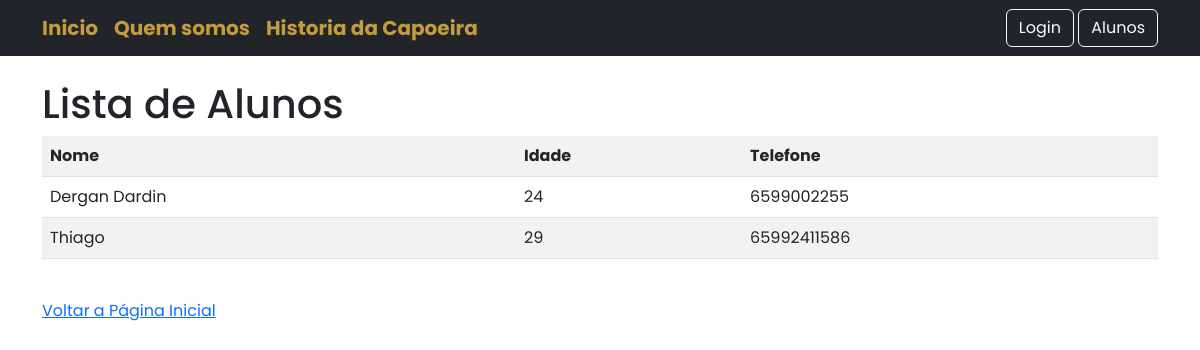
Page /alunos/ on the committed database.
### app_management/models.py (models this page shows, shortened)
class Aluno(models.Model):
    nome = models.CharField(max_length=100)
    idade = models.IntegerField()
    telefone = models.CharField(max_length=20)
    data_cadastro = models.DateField(auto_now_add=True)

### app_management/views.py (the view)
def listar_alunos(request):
    alunos = Aluno.objects.all()
    return render(request, 'listar_alunos.html', {'alunos': alunos})

### app_management/templates/listar_alunos.html (shortened to what this page needs)
{% extends 'home.html' %}
{% block content %}
    <h1>Lista de Alunos</h1>
    <table class="table table-striped">
        <tr>
            <th>Nome</th>
            <th>Idade</th>
            <th>Telefone</th>
        </tr>
        {% for aluno in alunos %}
        <tr>
            <td>{{ aluno.nome }}</td>
            <td>{{ aluno.idade }}</td>
            <td>{{ aluno.telefone }}</td>
        </tr>
        {% endfor %}
    </table>
    <br>
    <a href="/">Voltar a Página Inicial</a>
    {% endblock %}

### app_management/static/css/style.css (style rules this page uses)
:root { --cor-primaria: #1c1c1c; --cor-secundaria: #c49b3d; --cor-fundo: #f5f5f5; --cor-texto: #333; }
html { scroll-behavior: smooth; }
body { background-color: var(--cor-fundo); color: var(--cor-texto); font-family: 'Poppins', sans-serif !important; }

### rows in the picture
Aluno: nome "Dergan Dardin", idade "24", telefone "6599002255"
Aluno: nome "Thiago", idade "29", telefone "65992411586"
